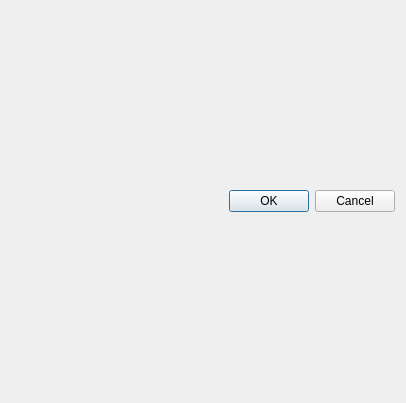
<?xml version="1.0" encoding="UTF-8"?>
<ui version="4.0">
 <class>Dialog</class>
 <widget class="QDialog" name="Dialog">
  <property name="geometry">
   <rect>
    <x>0</x>
    <y>0</y>
    <width>406</width>
    <height>403</height>
   </rect>
  </property>
  <property name="windowTitle">
   <string>Import selection</string>
  </property>
  <layout class="QVBoxLayout" name="verticalLayout">
   <item>
    <layout class="QGridLayout" name="grid_layout"/>
   </item>
   <item>
    <widget class="QDialogButtonBox" name="buttonBox">
     <property name="orientation">
      <enum>Qt::Horizontal</enum>
     </property>
     <property name="standardButtons">
      <set>QDialogButtonBox::Cancel|QDialogButtonBox::Ok</set>
     </property>
    </widget>
   </item>
  </layout>
 </widget>
 <resources/>
 <connections>
  <connection>
   <sender>buttonBox</sender>
   <signal>accepted()</signal>
   <receiver>Dialog</receiver>
   <slot>accept()</slot>
   <hints>
    <hint type="sourcelabel">
     <x>248</x>
     <y>254</y>
    </hint>
    <hint type="destinationlabel">
     <x>157</x>
     <y>274</y>
    </hint>
   </hints>
  </connection>
  <connection>
   <sender>buttonBox</sender>
   <signal>rejected()</signal>
   <receiver>Dialog</receiver>
   <slot>reject()</slot>
   <hints>
    <hint type="sourcelabel">
     <x>316</x>
     <y>260</y>
    </hint>
    <hint type="destinationlabel">
     <x>286</x>
     <y>274</y>
    </hint>
   </hints>
  </connection>
 </connections>
</ui>
